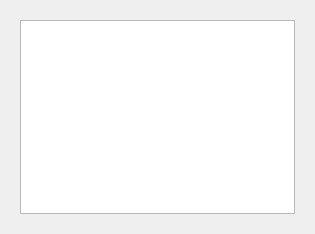
<?xml version="1.0" encoding="UTF-8"?>
<ui version="4.0">
 <class>PlayArea</class>
 <widget class="QDialog" name="PlayArea">
  <property name="geometry">
   <rect>
    <x>0</x>
    <y>0</y>
    <width>315</width>
    <height>234</height>
   </rect>
  </property>
  <property name="windowTitle">
   <string>Dialog</string>
  </property>
  <layout class="QGridLayout" name="gridLayout_2">
   <item row="0" column="0">
    <widget class="QWidget" name="widget" native="true">
     <layout class="QGridLayout" name="gridLayout">
      <item row="0" column="0">
       <widget class="QGraphicsView" name="viewer"/>
      </item>
     </layout>
    </widget>
   </item>
  </layout>
 </widget>
 <resources/>
 <connections/>
</ui>
